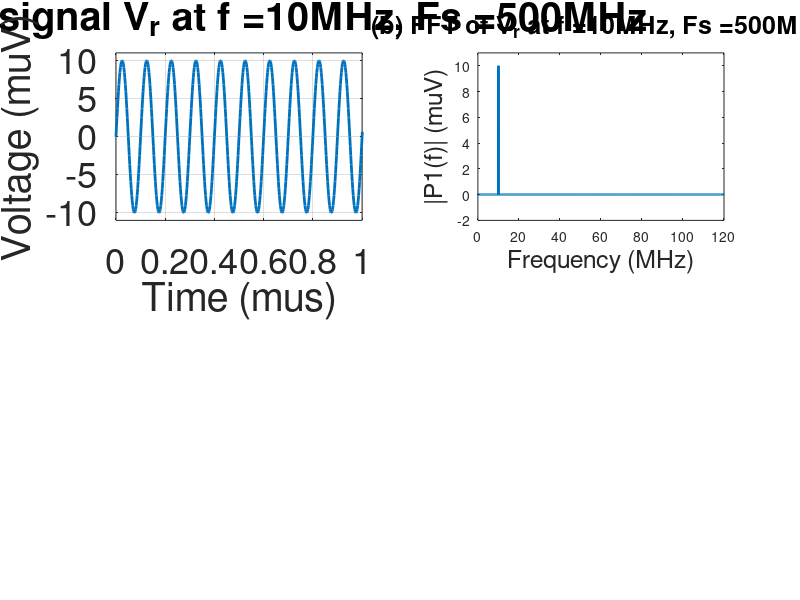

Source code (MATLAB): (Note: this script raises an error after producing the figure.)
%% Thesis Simulations - Lock In Detection

% all variables marked with the following border can be modified for
% observing different results:
%=========================================================================%
% example_variable = 123;
%=========================================================================%

% running will generate 4 figures:
% Figure 1: Input / reference signal before and after decimation, and their
%       FFTs
% Figure 2: Noise periodograms for the generated white and pink noise to be
%       applied to the system
% Figure 3: Filter frequency response as a visualiser for what the filter
%       is doing
% Figure 4: Noiseless signal with tunneling event, noisy signal Vs with
%       tunneling event and recovered signal amplitude A after detection


clear;clc;close all;
%% Define input signal

%=========================================================================%
fosc = 10e6;   % frequency at which the system will operate (bias tone f & reference f)
%=========================================================================%

% time resolution, time and sampling f

%=========================================================================%
sigduration = 80;    % signal duration, in microseconds
%=========================================================================%

Fsorig = 500e6;     % sampling freq is 500MS/s
dt = 1/Fsorig;     % Ts
Lorig = sigduration * 1e-6 * Fsorig;     % amount of time units as a multiple of sampling freq, 500MS/s
torig = (0:(Lorig-1))*dt; % time

% amplitude of main oscillations
A1 = 10e-6;     % 10 microseconds

% Vin is input signal to system
Vin = A1*sin(2*pi*fosc*torig);


%% decimate signal

%=========================================================================%
M = 1;    % decimation factor, set to 1 for no decimation
%=========================================================================%

L = Lorig/M;
Fs = Fsorig/M;

% in matlab, decimate has in built anti-aliasing filter
% downsample does not
Vindec = downsample(Vin,M);

t = downsample(torig,M);


%% plot bias tone, decimated bias tone and their FFT's

% plot Vin
subplot(2,2,1);
plot(torig/1e-6,Vin/1e-6,'LineWidth',2);
xlabel("Time (\mus)",'FontSize',18);
ylabel("Voltage (\muV)",'FontSize',18);
title(strcat("(a) Input signal V_{r} at f = ",num2str(fosc/1e6),"MHz", ", Fs = ",num2str(Fsorig/1e6),"MHz"),'FontSize',18);
ylim([-(max(abs(Vin/1e-6))+0.1*max(abs(Vin/1e-6))) (max(abs(Vin/1e-6))+0.1*max(abs(Vin/1e-6)))]);
xlim([0 1]);
grid on;
set(gca,'FontSize',26)


% plot FFT of Vin
Y = fft(Vin);

P2 = abs(Y/Lorig);
P1 = P2(1:Lorig/2+1);
P1(2:end-1) = 2*P1(2:end-1);

f = Fsorig * (0:(Lorig/2))/Lorig;

subplot(2,2,2);
plot(f/1e6,P1/1e-6,'LineWidth',2);
xlabel("Frequency (MHz)",'FontSize',18);
ylabel("|P1(f)| (\muV)",'FontSize',18);
title(strcat("(b) FFT of V_{r} at f = ",num2str(fosc/1e6),"MHz", ", Fs = ",num2str(Fsorig/1e6),"MHz"),'FontSize',18);
xlim([0 12e1]);
ylim([-(0.1*max(abs(P1/1e-6))+0.1*max(abs(P1/1e-6))) (max(abs(P1/1e-6))+0.1*max(abs(P1/1e-6)))]);
xline(Fsorig/2e6,'Color','r','LineStyle','--', 'LineWidth',2);    % line at nyquist limit
legend("|P1(f)|","Nyquist limit",'FontSize',18);
grid on;
set(gca,'FontSize',26)

% plot Vindec
subplot(2,2,3);
plot(t/1e-6,Vindec/1e-6,'LineWidth',2);
xlabel("Time (\mus)",'FontSize',18);
ylabel("Voltage (\muV)",'FontSize',18);
title(strcat("(c) Input signal V_{r,dec} at f = ",num2str(fosc/1e6),"MHz", ", Fs = ",num2str(Fs/1e6),"MHz", ", M = ",num2str(M)),'FontSize',18);
ylim([-(max(abs(Vindec/1e-6))+0.1*max(abs(Vindec/1e-6))) (max(abs(Vindec/1e-6))+0.1*max(abs(Vindec/1e-6)))]);
grid on;
xlim([0 1]);
set(gca,'FontSize',26)

% plot FFT of Vindec
Y = fft(Vindec);

P2 = abs(Y/L);
P1 = P2(1:L/2+1);
P1(2:end-1) = 2*P1(2:end-1);

f = (Fsorig/M) * (0:(L/2))/L;

subplot(2,2,4);
plot(f/1e6,P1/1e-6,'LineWidth',2);
xlabel("Frequency (MHz)",'FontSize',18);
ylabel("|P1(f)| (\muV)",'FontSize',18);
title(strcat("(d) FFT of V_{r,dec} at f = ",num2str(fosc/1e6),"MHz", ", Fs = ",num2str(Fs/1e6),"MHz"),'FontSize',18);
xlim([0 12e1]);
ylim([-(0.1*max(abs(P1/1e-6))+0.1*max(abs(P1/1e-6))) (max(abs(P1/1e-6))+0.1*max(abs(P1/1e-6)))]);
xline(Fs/2e6,'Color','r','LineStyle','--', 'LineWidth',2);    % line at nyquist limit
legend("|P1(f)|","Nyquist limit",'FontSize',18);
grid on;
set(gca,'FontSize',26)


%% Simulate measurements (tunnelling events)

% event occurs at a random time, but not in the first or last 20% of the
% signal
event_time = ceil((rand * 0.6 * L) + (0.2 * L));

%=========================================================================%
event_duration = 0.25;      % tunneling event duration in microseconds
%=========================================================================%

% convert duration to # of samples
event_duration_samples = event_duration * 1e-6 * Fs;

Vevent = Vindec;

%=========================================================================%
event_coefficient = 5;  % magnitude of event compared to reference signal input, ie event will give 5x SET current
%=========================================================================%

% modulate signal with event
Vevent(event_time:(event_time + event_duration_samples)) = event_coefficient * Vevent(event_time:(event_time + event_duration_samples));

%% Simulate noise, phase shift and amplification

% white noise amplitude as a percentage of bias signal, so noiseA = 1 gives
% approx. max(abs(Vin)) = max(abs(whitenoise))
%=========================================================================%
whitenoiseA = 1;    % white noise amplitude as a percentage of bias signal
%=========================================================================%

% pink noise amplitude as a percentage of bias signal, so noiseA = 1 gives
% approx. max(abs(Vin)) = max(abs(pinknoise))
%=========================================================================%
pinknoiseA = 1;     % pink noise amplitude as a percentage of bias signal
%=========================================================================%

% generate white and pink noise
noisewhite = 2 * (rand(1,length(Vevent)) * whitenoiseA * A1 - (whitenoiseA * A1)/2);
noisepink = pinkusnoise(1,length(Vevent)) * pinknoiseA * 1.15 * A1;

% generate noise signal
noise = noisewhite + noisepink;

% find SNR of signal to be created
noisePower = sum(noise.^2) / length(noise);
signalPower = sum(Vevent.^2) / length(Vevent);
SNR = 10*log10(signalPower / noisePower)

% add noise to modulated signal
Vnoise = Vevent + noise;


% PHASE SHIFT

%=========================================================================%
phase_shift = 0;   % value between 0 and 2*pi
%=========================================================================%

% only necessary if there is a phase shift
if phase_shift ~= 0
    
    % convert phase shift to amount of samples to shift by
    % Fs/fosc gives samples per period
    phase_shift_samples = round((Fs/fosc) * phase_shift * (1/(2*pi)));

    % logical rotate values in signal to the right by phase_shift_samples
    phase_shift_buffer = Vnoise((end - phase_shift_samples + 1):end);
    Vnoise(phase_shift_samples:end) = Vnoise(1:(end - phase_shift_samples+1));
    Vnoise(1:phase_shift_samples) = phase_shift_buffer;
    
end

% signal amplification
% Vs is in order of 1mV to 10mV
Vs = Vnoise * 1e2;


%% plot noise spectra

figure;
subplot(3,1,1);
N = length(noisepink);
xdft = fft(noisepink);
xdft = xdft(1:N/2+1);
psdx = (1/(Fs*N)) * abs(xdft).^2;
psdx(2:end-1) = 2*psdx(2:end-1);
freq = 0:Fs/length(noisepink):Fs/2;
psdx(1) = 0;

plot(freq,10*log10(psdx),'LineWidth',2)
grid on
title('Pink Noise Periodogram','FontSize',18)
xlabel('Frequency (Hz)','FontSize',18)
ylabel('Power/Frequency (dB/Hz)','FontSize',18)
xlim([0 50e6]);
ylim([-220 -140]);
set(gca,'FontSize',22)

subplot(3,1,2);
N = length(noisewhite);
xdft = fft(noisewhite);
xdft = xdft(1:N/2+1);
psdx = (1/(Fs*N)) * abs(xdft).^2;
psdx(2:end-1) = 2*psdx(2:end-1);
freq = 0:Fs/length(noisewhite):Fs/2;


plot(freq,10*log10(psdx),'LineWidth',2)
grid on
title('White Noise Periodogram','FontSize',18)
xlabel('Frequency (Hz)','FontSize',18)
ylabel('Power/Frequency (dB/Hz)','FontSize',18)
xlim([0 50e6]);
ylim([-220 -140]);
set(gca,'FontSize',22)

subplot(3,1,3);
N = length(noise);
xdft = fft(noise);
xdft = xdft(1:N/2+1);
psdx = (1/(Fs*N)) * abs(xdft).^2;
psdx(2:end-1) = 2*psdx(2:end-1);
freq = 0:Fs/length(noise):Fs/2;
psdx(1) = 0;

plot(freq,10*log10(psdx),'LineWidth',2)
grid on
title('White + Pink Noise Periodogram','FontSize',18)
xlabel('Frequency (Hz)','FontSize',18)
ylabel('Power/Frequency (dB/Hz)','FontSize',18)
xlim([0 50e6]);
ylim([-220 -140]);
set(gca,'FontSize',22)


%% Circular buffer declarations

%=========================================================================%
bufperiods = 2;     % # of periods of the signal to fit in the buffer
%=========================================================================%

% bufsize is samples per bufperiods
%   Fs/fosc gives samples per period.
bufsize = ceil(bufperiods * (Fs / fosc));

circbuffer = zeros(1,bufsize);

% reference signals, same oscillation freq as input
Vref1 = sin(2*pi*fosc*t);
Vref2 = cos(2*pi*fosc*t);
     
% final result
A_avg = zeros(1,(length(Vref1)-bufsize));


%% filter creation & visualisation
% for now just moving average filter
% not actually using the filter generated here, implementation is done by
% actually doing a moving average. This is just generating the equivalent
% for visualisation. When using a different filter in the future it will be
% created here

omega_filt = 2*pi*(0:100:40e6)/Fs;
Hfilt = zeros(1,length(omega_filt));

% generate filter visualisation
for i = 1:length(omega_filt)
    
    Hfilt(i) = 10*log10((abs(sin((omega_filt(i)*bufsize)/2)^2/(sin((omega_filt(i))/2))^2)/bufsize^2));

end

% find cutoff frequency very roughly
cutoff_sample = 0;

for i = 1:length(Hfilt)
    if (Hfilt(i) <= -3)
        cutoff_sample = i;
        break;
    end
end

% plot filter frequency response
figure;
plot((omega_filt*Fs/(2*pi*1e6)),Hfilt,'LineWidth',2);
xlabel("Frequency (MHz)",'FontSize',18);
ylabel("Magnitude (dB)",'FontSize',18);
title(strcat("Simple Moving Average Filter Frequency Response"),'FontSize',18);
ylim([-100 0]);
xline((omega_filt(cutoff_sample)*Fs/(2*pi*1e6)),'Color','r','LineStyle','--', 'LineWidth',2);    % line at nyquist limit
legend(" Magnitude Response",strcat(" f_c = ",num2str(omega_filt(cutoff_sample)*Fs/(2*pi*1e6)), "MHz"),'FontSize',18);
grid on;
set(gca,'FontSize',26)


%% Process the signal

% perform mixing after circular buffer implementation - may not be
% necessary, just leaving here in case
%{
for n = 0:(length(Vref1)-bufsize-1)
    
    % load buffer with values from Vs
    circbuffer = Vs((1+n):(bufsize+n));
    
    % signals after mixing with local oscillator
    Vmixed1 = circbuffer .* Vref1((1+n):(bufsize+n));
    Vmixed2 = circbuffer .* Vref2((1+n):(bufsize+n));
    
    % recovered signal amplitude A
    A = 2*sqrt(Vmixed1.^2 + Vmixed2.^2);
    
    % take mean of values of A in the buffer: this performs a LPF
    % operation
    A_avg(n+1) = mean(A);
    
end
%}

% perform mixing after circular buffer implementation
Vmixed1 = Vs .* Vref1;
Vmixed2 = Vs .* Vref2;

circbuffer1 = zeros(1,bufsize);
circbuffer2 = zeros(1,bufsize);

for n = 0:(length(Vref1)-bufsize-1)
    
    % load buffer with values from Vs
    circbuffer1 = Vmixed1((1+n):(bufsize+n));
    circbuffer2 = Vmixed2((1+n):(bufsize+n));
    
    % recovered signal amplitude A
    A = 2*sqrt(circbuffer1.^2 + circbuffer2.^2);
    
    % take mean of values of A in the buffer: this performs a LPF
    % operation - moving average
    A_avg(n+1) = mean(A);
    
end

% find delay caused by filter; for moving average filters the
% delay is (N-1)/2, where N is number of samples averaged over
delay = ceil((bufsize - 1) / 2);

% output signal is padded with zeros at the start and end so it is of the
% same length as the input signal for comparison. We are only interested
% what is in the middle of the signal, not what is at the immediate start
% and end.
A_avg = horzcat(zeros(1,(ceil(bufsize/2))),A_avg,zeros(1,(floor(bufsize/2))));

% adjust for delay introduced by filtering
A_avg = horzcat(A_avg((delay+1):end),zeros(1,delay));


%% Plot output signal compared to input signal with and without noise

figure;
% plot Vevent
subplot(3,1,1);
plot(t/1e-6,Vevent/1e-3,'LineWidth',2);
xlabel("Time (\mus)",'FontSize',18);
ylabel("Voltage (mV)",'FontSize',18);
title(strcat("(a) Signal after event V_{event}"),'FontSize',18);
ylim([-(max(abs(Vevent/1e-3))+0.2*max(abs(Vevent/1e-3))) (max(abs(Vevent/1e-3))+0.2*max(abs(Vevent/1e-3)))]);
grid on;
set(gca,'FontSize',26)

subplot(3,1,2);
plot(t/1e-6,Vs/1e-3,'LineWidth',2);
xlabel("Time (\mus)",'FontSize',18);
ylabel("Voltage (mV)",'FontSize',18);
title(strcat("Amplified signal with noise V_{s}"),'FontSize',18);
ylim([-(max(abs(Vs/1e-3))+0.1*max(abs(Vs/1e-3))) (max(abs(Vs/1e-3))+0.1*max(abs(Vs/1e-3)))]);
grid on;
set(gca,'FontSize',26)

subplot(3,1,3);
plot(t/1e-6,A_avg/1e-3,'LineWidth',2);
xlabel("Time (\mus)",'FontSize',18);
ylabel("Voltage (mV)",'FontSize',18);
title(strcat("Recovered Signal Amplitude A, bufperiods=",num2str(bufperiods), " SNR=",num2str(SNR),"dB"),'FontSize',18);
ylim([-(max(abs(Vs/1e-3))+0.1*max(abs(Vs/1e-3))) (max(abs(Vs/1e-3))+0.1*max(abs(Vs/1e-3)))]);
grid on;
set(gca,'FontSize',26)


%% PINK NOISE GENERATOR 
% courtesy of https://au.mathworks.com/matlabcentral/answers/429107-how-can-i-generate-a-pinknoise-with-a-certain-duration

function y = pinkusnoise(m, n)
% function: y = pinknoise(m, n)
% m - number of matrix rows
% n - number of matrix columns
% y - matrix with pink (flicker) noise samples 
%     with mu = 0 and sigma = 1 (columnwise)
% The function generates a matrix of pink (flicker) noise samples
% (columnwise). In terms of power at a constant bandwidth, pink  
% noise falls off at 3 dB/oct, i.e. 10 dB/dec.
% difine the length of the noise vector and ensure  
% that M is even, this will simplify the processing
m = round(m); n = round(n); N = m*n;
if rem(N, 2)
    M = N+1;
else
    M = N;
end
% generate white noise sequence
x = randn(1, M);
% FFT
X = fft(x);
% prepare a vector with frequency indexes 
NumUniquePts = M/2 + 1;     % number of the unique fft points
k = 1:NumUniquePts;         % vector with frequency indexes 
% manipulate the left half of the spectrum so the PSD
% is proportional to the frequency by a factor of 1/f, 
% i.e. the amplitudes are proportional to 1/sqrt(f)
X = X(1:NumUniquePts);      
X = X./sqrt(k);
% prepare the right half of the spectrum - a conjugate copy of the left
% one except the DC component and the Nyquist component - they are unique,
% and reconstruct the whole spectrum
X = [X conj(X(end-1:-1:2))];
% IFFT
y = real(ifft(X));
% ensure that the length of y is N
y = y(1, 1:N);
% form the noise matrix and ensure unity standard 
% deviation and zero mean value (columnwise)
y = reshape(y, [m, n]);
y = bsxfun(@minus, y, mean(y));
y = bsxfun(@rdivide, y, std(y));
end

